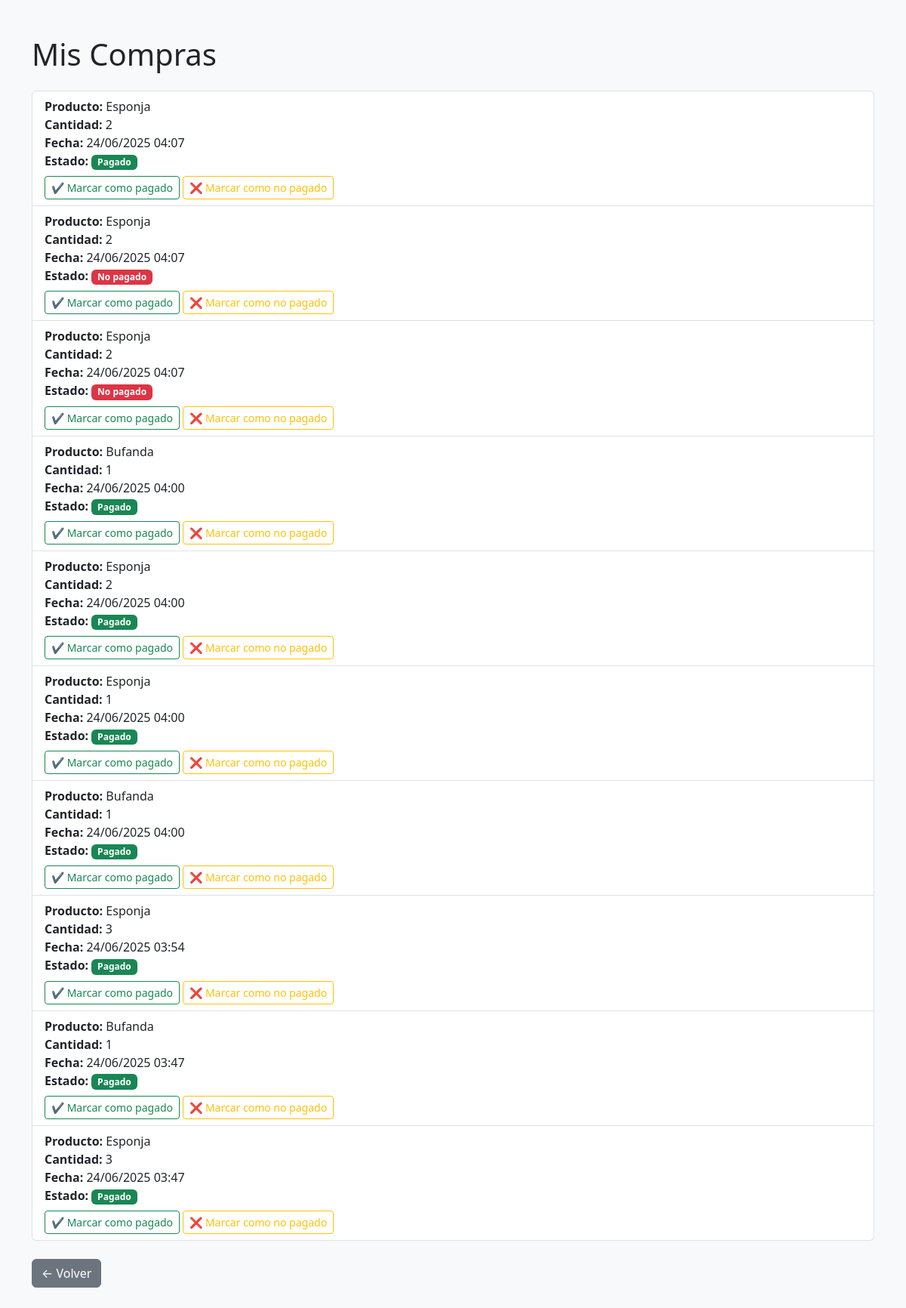
The app's page /usuario/5/compras (signed in) with its own data.
### models/compra_model.py (models this page shows)
class Compra(db.Model):
    __tablename__ = 'compra'
    id = db.Column(db.Integer, primary_key=True)
    usuario_id = db.Column(db.Integer, db.ForeignKey('usuario.id'), nullable=False)
    producto_id = db.Column(db.Integer, db.ForeignKey('producto.id'), nullable=False)
    cantidad = db.Column(db.Integer, nullable=False)
    fecha = db.Column(db.DateTime, default=datetime.utcnow)
    pagado = db.Column(db.Boolean, default=False)
    usuario = db.relationship('Usuario', back_populates='compras')
    producto = db.relationship('Producto')
    detalles = db.relationship("DetalleCompra", back_populates="compra", cascade="all, delete-orphan")

### models/producto_model.py (models this page shows)
class Producto(db.Model):
    __tablename__ = 'producto'
    id = db.Column(db.Integer, primary_key=True)
    nombre = db.Column(db.String(100), nullable=False)
    descripcion = db.Column(db.Text, nullable=False)
    precio = db.Column(db.Float, nullable=False)
    imagen = db.Column(db.String(255))
    usuario_id = db.Column(db.Integer, db.ForeignKey('usuario.id'), nullable=False)
    usuario = db.relationship('Usuario', back_populates='productos')
    categoria_id = db.Column(db.Integer, db.ForeignKey('categoria.id'))
    categoria = db.relationship("Categoria", back_populates="productos")
    comentarios = db.relationship("Comentario", back_populates="producto", cascade="all, delete-orphan")
    favoritos = db.relationship("Favorito", back_populates="producto", cascade="all, delete-orphan")

### controllers/usuario_controller.py (the view)
@usuario_blueprint.route("/usuario/<int:id>/compras")
@login_required
def mis_compras(id):
    if current_user.id != id:
        flash("No puedes ver las compras de otro usuario.")
        return redirect(url_for('productos.lista_productos'))
    compras = Compra.query.filter_by(usuario_id=id).order_by(Compra.fecha.desc()).all()
    return render_template("/compras/mis_compras.html", compras=compras)

### app.py (called while the page is built)
@login_manager.user_loader
def load_user(user_id):
    return Usuario.query.get(int(user_id))

### templates/compras/mis_compras.html (shortened to what this page needs)
<!DOCTYPE html>
<html lang="es">
<head>
    <link href="https://cdn.jsdelivr.net/npm/bootstrap@5.3.3/dist/css/bootstrap.min.css" rel="stylesheet">
</head>
<body class="bg-light">
<div class="container py-5">
    <h1 class="mb-4">Mis Compras</h1>
    {% if compras %}
        <ul class="list-group">
            {% for compra in compras %}
                <li class="list-group-item">
                    <strong>Producto:</strong> {{ compra.producto.nombre }}<br>
                    <strong>Cantidad:</strong> {{ compra.cantidad }}<br>
                    <strong>Fecha:</strong> {{ compra.fecha.strftime('%d/%m/%Y %H:%M') }}<br>
                    <strong>Estado:</strong>
                    {% if compra.pagado %}
                        <span class="badge bg-success">Pagado</span>
                    {% else %}
                        <span class="badge bg-danger">No pagado</span>
                    {% endif %}
                    {% if current_user.rol == 'admin' %}
                    <div class="mt-2">
                        <form method="POST" action="{{ url_for('usuarios.marcar_pago', id=compra.id, estado='si') }}" class="d-inline">
                            <button class="btn btn-outline-success btn-sm">✔ Marcar como pagado</button>
                        </form>
                        <form method="POST" action="{{ url_for('usuarios.marcar_pago', id=compra.id, estado='no') }}" class="d-inline">
                            <button class="btn btn-outline-warning btn-sm">❌ Marcar como no pagado</button>
                        </form>
                    </div>
                    {% endif %}
                </li>
            {% endfor %}
        </ul>
    {% else %}
        <p>No has realizado compras aún.</p>
    {% endif %}
    <a href="{{ url_for('productos.lista_productos') }}" class="btn btn-secondary mt-4">← Volver</a>
</div>
</body>
</html>

### records on screen
Compra: producto.nombre "Esponja", cantidad "2", fecha "24/06/2025 04:07", pagado "Pagado"
Compra: producto.nombre "Esponja", cantidad "2", fecha "24/06/2025 04:07", pagado "No pagado"
Compra: producto.nombre "Esponja", cantidad "2", fecha "24/06/2025 04:07", pagado "No pagado"
Compra: producto.nombre "Bufanda", cantidad "1", fecha "24/06/2025 04:00", pagado "Pagado"
Compra: producto.nombre "Esponja", cantidad "2", fecha "24/06/2025 04:00", pagado "Pagado"
Compra: producto.nombre "Esponja", cantidad "1", fecha "24/06/2025 04:00", pagado "Pagado"
Compra: producto.nombre "Bufanda", cantidad "1", fecha "24/06/2025 04:00", pagado "Pagado"
Compra: producto.nombre "Esponja", cantidad "3", fecha "24/06/2025 03:54", pagado "Pagado"
Compra: producto.nombre "Bufanda", cantidad "1", fecha "24/06/2025 03:47", pagado "Pagado"
Compra: producto.nombre "Esponja", cantidad "3", fecha "24/06/2025 03:47", pagado "Pagado"
